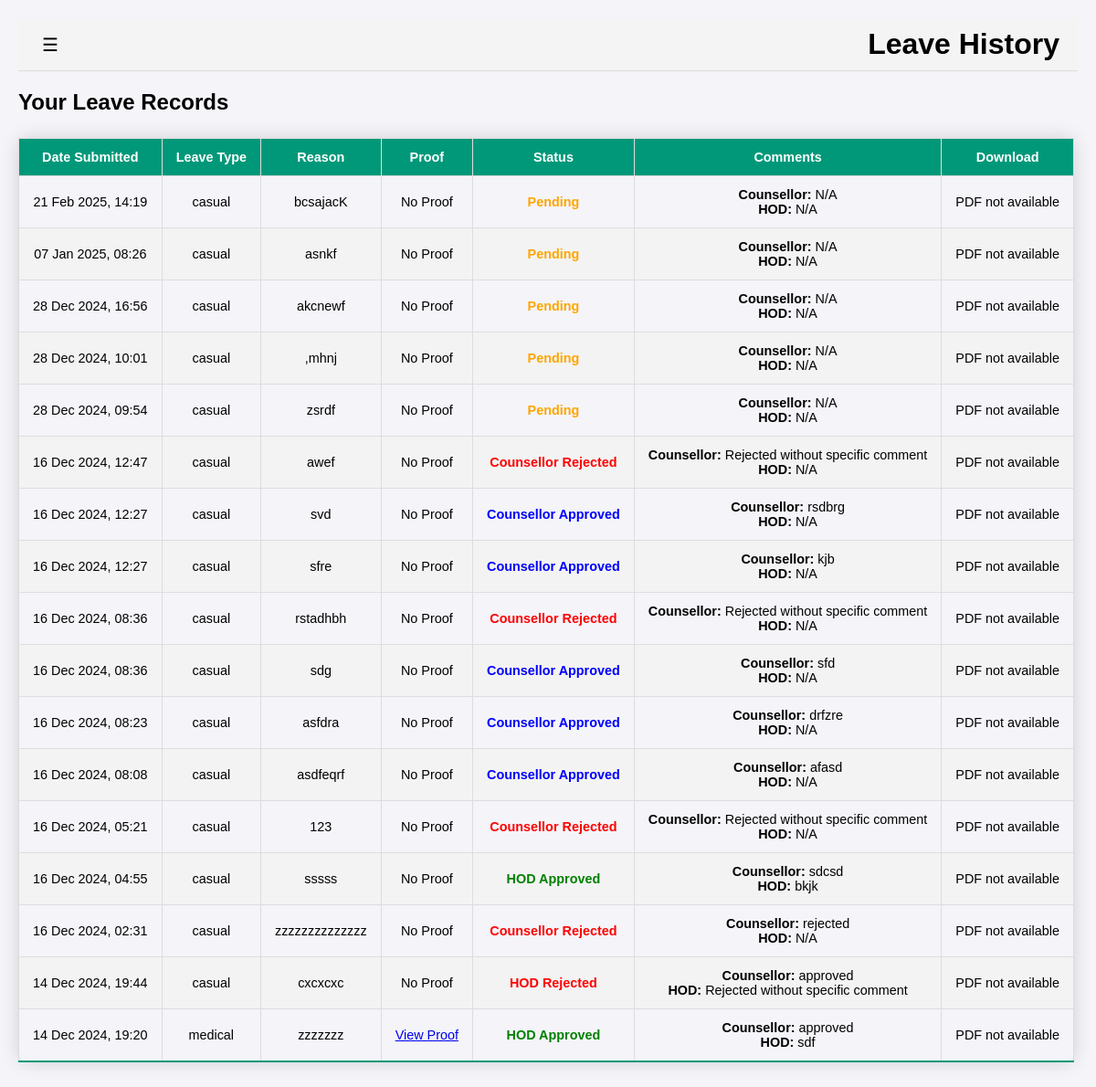
/lms/leave/history (signed in), run on an earlier commit of the app's database.
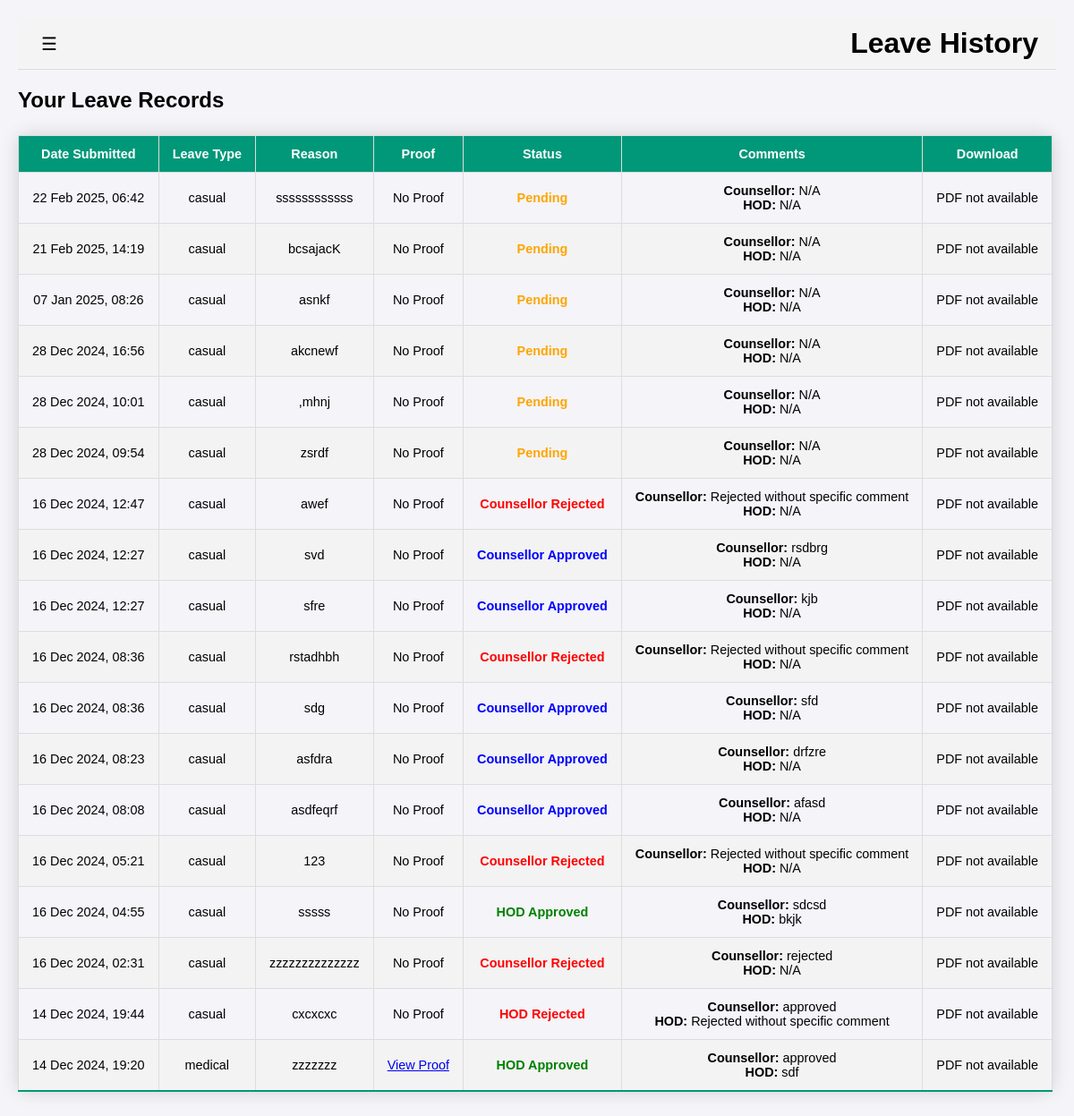
And on a later commit of the database.
### lms/models.py (models this page shows, shortened)
class LeaveRequest(models.Model):
    student = models.ForeignKey(Student, on_delete=models.CASCADE)
    counsellor = models.ForeignKey(Counsellor, on_delete=models.SET_NULL, null=True, blank=True)
    semester = models.ForeignKey(Semester, on_delete=models.CASCADE, default=1)
    leave_type = models.CharField(max_length=20)
    duration = models.CharField(max_length=10)
    date = models.DateField(null=True, blank=True)
    start_date = models.DateField(null=True, blank=True)
    end_date = models.DateField(null=True, blank=True)
    reason = models.TextField()
    proof = models.FileField(upload_to='proofs/', blank=True, null=True)
    submitted_at = models.DateTimeField(auto_now_add=True)
    generated_pdf = models.FileField(upload_to='leave_pdfs/', null=True, blank=True)

### lms/views.py (the view)
# urls.py: path('leave/history', views.leave_history, name='leave_history'),
@login_required
def leave_history(request):
    student = get_object_or_404(Student, user=request.user)
    latest_status = LeaveStatus.objects.filter(
        leave_request=OuterRef('pk')
    ).order_by('-changed_at').values('status')[:1]
    counsellor_comment = LeaveStatus.objects.filter(
        leave_request=OuterRef('pk')
    ).order_by('-changed_at').values('counsellor_comment')[:1]
    hod_comment = LeaveStatus.objects.filter(
        leave_request=OuterRef('pk')
    ).order_by('-changed_at').values('hod_comment')[:1]
    user_leaves = LeaveRequest.objects.filter(student=student).annotate(
        latest_status=Subquery(latest_status),
        counsellor_comment=Subquery(counsellor_comment),
        hod_comment=Subquery(hod_comment)
    ).order_by('-submitted_at')
    print(user_leaves[14].latest_status)
    context = {
        'user_leaves': user_leaves,
    }
    return render(request, 'leave_history.html', context)

### templates/leave_history.html (shortened to what the changed rows need)
<!DOCTYPE html>
{% load static %}
<html lang="en">
<head>
    <link rel="stylesheet" href="{% static 'css/base.css' %}">
</head>
<body>
    <div id="wrapper">
        <div id="content">
            <header>
                <h1>Leave History</h1>
            </header>
            <main>
                <h2>Your Leave Records</h2>
                <table border="1" cellspacing="0" cellpadding="10">
                    <thead>
                        <tr>
                            <th>Date Submitted</th>
                            <th>Leave Type</th>
                            <th>Reason</th>
                            <th>Proof</th>
                            <th>Status</th>
                            <th>Comments</th>
                            <th>Download</th>
                        </tr>
                    </thead>
                    <tbody>
                        {% for leave in user_leaves %}
                        <tr>
                            <td>{{ leave.submitted_at|date:"d M Y, H:i" }}</td>
                            <td>{{ leave.leave_type }}</td>
                            <td>{{ leave.reason }}</td>
                            <td>
                                {% if leave.proof %}
                                    <a href="{{ leave.proof.url }}" target="_blank">View Proof</a>
                                {% else %}
                                    No Proof
                                {% endif %}
                            </td>
                            <td>
                                {% if leave.latest_status == "pending" %}
                                    <span style="color: orange; font-weight: bold;">Pending</span>
                                {% elif leave.latest_status == "approved_by_counsellor" %}
                                    <span style="color: blue; font-weight: bold;">Counsellor Approved</span>
                                {% elif leave.latest_status == "rejected_by_counsellor" %}
                                    <span style="color: red; font-weight: bold;">Counsellor Rejected</span>
                                {% elif leave.latest_status == "approved_by_hod" %}
                                    <span style="color: green; font-weight: bold;">HOD Approved</span>
                                {% elif leave.latest_status == "rejected_by_hod" %}
                                    <span style="color: red; font-weight: bold;">HOD Rejected</span>
                                {% elif leave.latest_status == "final_approved" %}
                                    <span style="color: green; font-weight: bold;">Approved</span>
                                {% elif leave.latest_status == "final_rejected" %}
                                    <span style="color: red; font-weight: bold;">Rejected</span>
                                {% else %}
                                    <span style="color: gray; font-weight: bold;">Unknown</span>
                                {% endif %}
                            </td>
                            <td>
                                <div>
                                    <strong>Counsellor:</strong>
                                    {% if leave.counsellor_comment %}
                                        {{ leave.counsellor_comment }}
                                    {% else %}
                                        N/A
                                    {% endif %}
                                </div>
                                <div>
                                    <strong>HOD:</strong>
                                    {% if leave.hod_comment %}
                                        {{ leave.hod_comment }}
                                    {% else %}
                                        N/A
                                    {% endif %}
                                </div>
                            </td>
                            <td>
                                {% if leave.latest_status == "approved_by_hod" and leave.generated_pdf %}
                                    <a href="{{ leave.generated_pdf.url }}" class="btn btn-sm btn-primary" target="_blank">Download PDF</a>
                                {% else %}
                                    <span class="text-muted">PDF not available</span>
                                {% endif %}
                            </td>
                        </tr>
                        {% empty %}
                        <tr>
                            <td colspan="6">No leave records found.</td>
                        </tr>
                        {% endfor %}
                    </tbody>
                </table>
            </main>
        </div>
    </div>
</body>
</html>

What changed in the data, as far as the page shows it:
added LeaveRequest: submitted_at "22 Feb 2025, 06:42", leave_type "casual", reason "ssssssssssss", proof "No Proof", shows "Pending", shows "N/A", shows "PDF not available"
